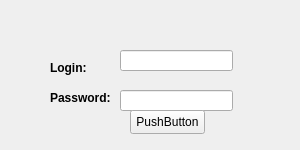
<?xml version="1.0" encoding="UTF-8"?>
<ui version="4.0">
 <class>Form</class>
 <widget class="QWidget" name="Form">
  <property name="geometry">
   <rect>
    <x>0</x>
    <y>0</y>
    <width>300</width>
    <height>150</height>
   </rect>
  </property>
  <property name="sizePolicy">
   <sizepolicy hsizetype="Fixed" vsizetype="Fixed">
    <horstretch>0</horstretch>
    <verstretch>0</verstretch>
   </sizepolicy>
  </property>
  <property name="minimumSize">
   <size>
    <width>300</width>
    <height>150</height>
   </size>
  </property>
  <property name="maximumSize">
   <size>
    <width>300</width>
    <height>150</height>
   </size>
  </property>
  <property name="windowTitle">
   <string>Авторизация</string>
  </property>
  <widget class="QLineEdit" name="LineEditLogin">
   <property name="geometry">
    <rect>
     <x>120</x>
     <y>50</y>
     <width>113</width>
     <height>21</height>
    </rect>
   </property>
  </widget>
  <widget class="QLineEdit" name="LineEditPassword">
   <property name="geometry">
    <rect>
     <x>120</x>
     <y>90</y>
     <width>113</width>
     <height>21</height>
    </rect>
   </property>
  </widget>
  <widget class="QPushButton" name="pushButton">
   <property name="geometry">
    <rect>
     <x>130</x>
     <y>110</y>
     <width>75</width>
     <height>24</height>
    </rect>
   </property>
   <property name="text">
    <string>PushButton</string>
   </property>
  </widget>
  <widget class="QLabel" name="label">
   <property name="geometry">
    <rect>
     <x>50</x>
     <y>60</y>
     <width>49</width>
     <height>16</height>
    </rect>
   </property>
   <property name="font">
    <font>
     <bold>true</bold>
    </font>
   </property>
   <property name="frameShape">
    <enum>QFrame::Shape::NoFrame</enum>
   </property>
   <property name="lineWidth">
    <number>1</number>
   </property>
   <property name="text">
    <string>Login:</string>
   </property>
  </widget>
  <widget class="QLabel" name="label_2">
   <property name="geometry">
    <rect>
     <x>50</x>
     <y>90</y>
     <width>60</width>
     <height>16</height>
    </rect>
   </property>
   <property name="font">
    <font>
     <bold>true</bold>
    </font>
   </property>
   <property name="frameShape">
    <enum>QFrame::Shape::NoFrame</enum>
   </property>
   <property name="lineWidth">
    <number>1</number>
   </property>
   <property name="text">
    <string>Password:</string>
   </property>
  </widget>
 </widget>
 <resources/>
 <connections/>
</ui>
